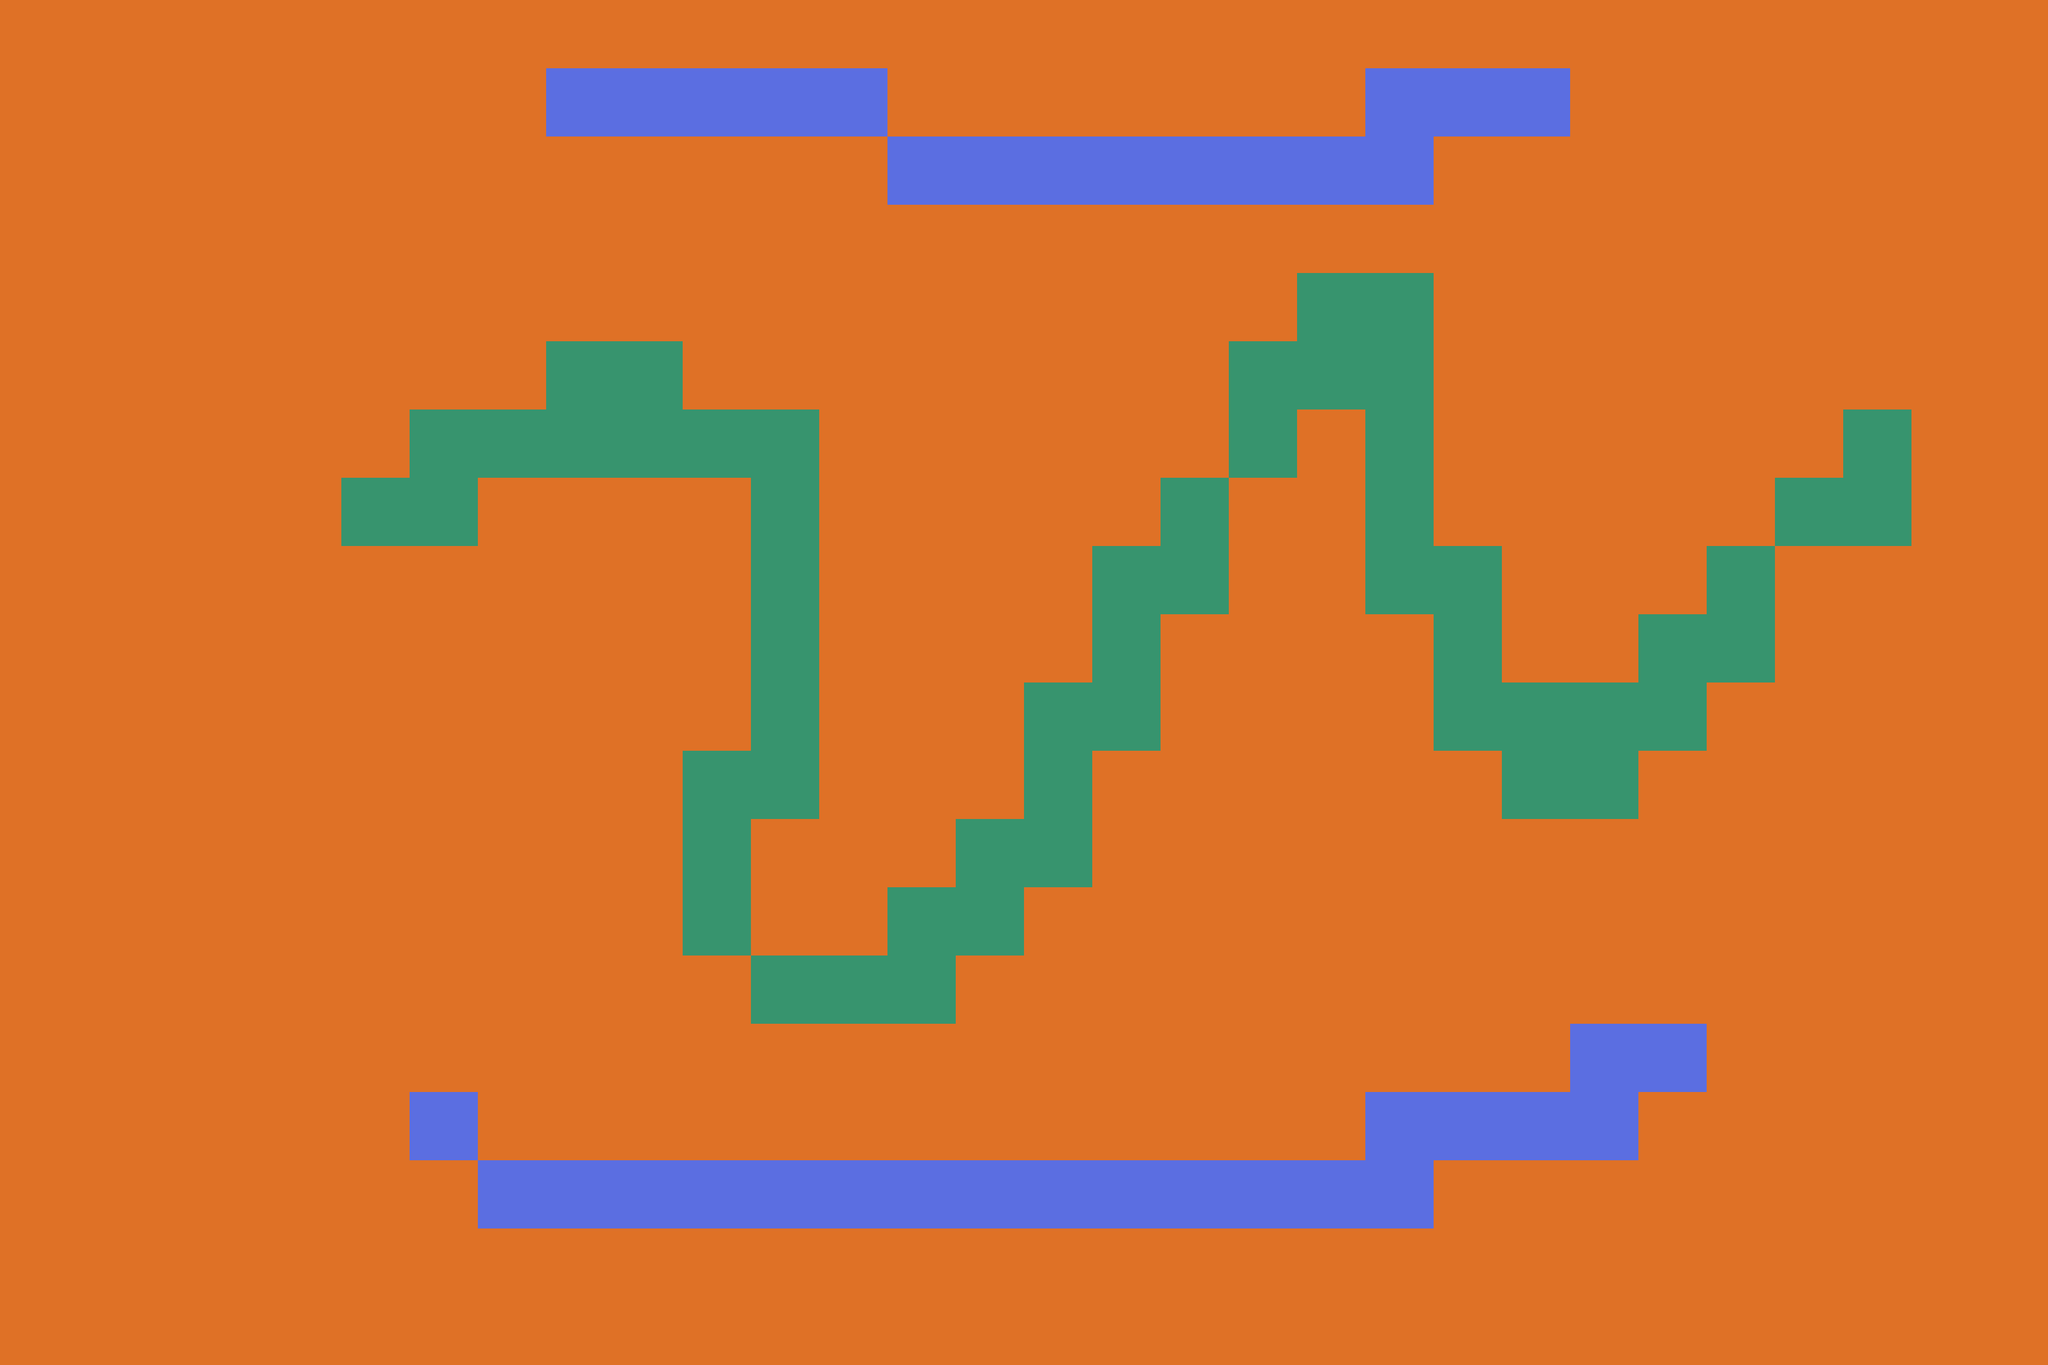

A level layout from a 2D game, rendered from its tile map. Below: a short description, then the map file with its tile-grid data intact:
An orthogonal 30x20 tile map with 128x128 px tiles, 1 tile layer (background), 2 tilesets and 1 object (Player).

<map version="1.10" tiledversion="1.11.2" orientation="orthogonal" renderorder="right-down" width="30" height="20" tilewidth="128" tileheight="128" infinite="0" nextlayerid="3" nextobjectid="4">
 <tileset firstgid="1" name="tileset0" tilewidth="128" tileheight="128" tilecount="3" columns="3">
  <image source="RedSquare.png" width="384" height="128" />
 </tileset>
 <tileset firstgid="4" name="knight" tilewidth="32" tileheight="32" tilecount="3" columns="3">
  <image source="Knight.png" width="96" height="32" />
 </tileset>
 <layer id="1" name="background" width="30" height="20">
  <properties>
  </properties>
  <data encoding="csv">
1,1,1,1,1,1,1,1,1,1,1,1,1,1,1,1,1,1,1,1,1,1,1,1,1,1,1,1,1,1,
1,1,1,1,1,1,1,1,3,3,3,3,3,1,1,1,1,1,1,1,3,3,3,1,1,1,1,1,1,1,
1,1,1,1,1,1,1,1,1,1,1,1,1,3,3,3,3,3,3,3,3,1,1,1,1,1,1,1,1,1,
1,1,1,1,1,1,1,1,1,1,1,1,1,1,1,1,1,1,1,1,1,1,1,1,1,1,1,1,1,1,
1,1,1,1,1,1,1,1,1,1,1,1,1,1,1,1,1,1,1,2,2,1,1,1,1,1,1,1,1,1,
1,1,1,1,1,1,1,1,2,2,1,1,1,1,1,1,1,1,2,2,2,1,1,1,1,1,1,1,1,1,
1,1,1,1,1,1,2,2,2,2,2,2,1,1,1,1,1,1,2,1,2,1,1,1,1,1,1,2,1,1,
1,1,1,1,1,2,2,1,1,1,1,2,1,1,1,1,1,2,1,1,2,1,1,1,1,1,2,2,1,1,
1,1,1,1,1,1,1,1,1,1,1,2,1,1,1,1,2,2,1,1,2,2,1,1,1,2,1,1,1,1,
1,1,1,1,1,1,1,1,1,1,1,2,1,1,1,1,2,1,1,1,1,2,1,1,2,2,1,1,1,1,
1,1,1,1,1,1,1,1,1,1,1,2,1,1,1,2,2,1,1,1,1,2,2,2,2,1,1,1,1,1,
1,1,1,1,1,1,1,1,1,1,2,2,1,1,1,2,1,1,1,1,1,1,2,2,1,1,1,1,1,1,
1,1,1,1,1,1,1,1,1,1,2,1,1,1,2,2,1,1,1,1,1,1,1,1,1,1,1,1,1,1,
1,1,1,1,1,1,1,1,1,1,2,1,1,2,2,1,1,1,1,1,1,1,1,1,1,1,1,1,1,1,
1,1,1,1,1,1,1,1,1,1,1,2,2,2,1,1,1,1,1,1,1,1,1,1,1,1,1,1,1,1,
1,1,1,1,1,1,1,1,1,1,1,1,1,1,1,1,1,1,1,1,1,1,1,3,3,1,1,1,1,1,
1,1,1,1,1,1,3,1,1,1,1,1,1,1,1,1,1,1,1,1,3,3,3,3,1,1,1,1,1,1,
1,1,1,1,1,1,1,3,3,3,3,3,3,3,3,3,3,3,3,3,3,1,1,1,1,1,1,1,1,1,
1,1,1,1,1,1,1,1,1,1,1,1,1,1,1,1,1,1,1,1,1,1,1,1,1,1,1,1,1,1,
1,1,1,1,1,1,1,1,1,1,1,1,1,1,1,1,1,1,1,1,1,1,1,1,1,1,1,1,1,1
</data>
 </layer>
 <objectgroup id="2" name="Entities">
  <object id="1" name="Player" gid="4" x="661.297" y="894" width="64" height="64" />
 </objectgroup>
</map>
